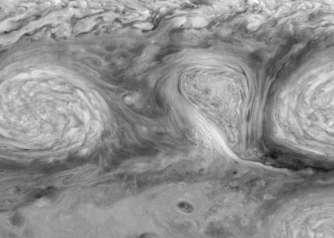
#> input picture images/White_Oval_1.tif, 334 x 238 px
$ python OpenOpticalFlow_PIV_Run_Figures.py
#> lines starting #> are read from the running program, lines starting #| are printed output that depends on the picture
### openopticalflow/correction_illumination.py
import numpy as np
from scipy import ndimage

def correction_illumination(im1: np.ndarray, im2: np.ndarray,
                          window_shifting: list[int], size_average: int) -> tuple[np.ndarray, np.ndarray]:
    """
    Correct illumination differences between two images.

    This function performs two types of illumination correction:
    1. Global correction: Adjusts the overall brightness of the second image to match the first
    2. Local correction: Eliminates local illumination changes using a moving average filter

    Args:
        im1 (np.ndarray): First input image
        im2 (np.ndarray): Second input image
        window_shifting (list or array): Region [x_min, x_max, y_min, y_max] defining the window
                                        for mean intensity calculation
        size_average (int): Size of averaging window kernel. If 0, no local illumination
                           correction is applied

    Returns:
        tuple: (i1, i2) Corrected versions of the input images

    Examples:
        >>> import numpy as np
        >>> img1 = np.ones((100, 100)) * 100  # Bright image
        >>> img2 = np.ones((100, 100)) * 50   # Darker image
        >>> window = [0, 100, 0, 100]  # Full image
        >>> i1, i2 = correction_illumination(img1, img2, window, 0)
        >>> np.mean(i2)  # Should be close to 100 now
        100.0
    """
    # Convert to float if needed
    im1 = im1.astype(float)
    im2 = im2.astype(float)

    i1 = im1.copy()
    i2 = im2.copy()

    # Extract window coordinates
    x3, x4, y3, y4 = window_shifting

    # Adjust overall illumination change
    i1_mean = np.mean(i1[y3:y4, x3:x4])
    i2_mean = np.mean(i2[y3:y4, x3:x4])
    r12 = i1_mean / i2_mean
    i2 = r12 * i2

    # Normalize intensity for i2 to eliminate local illumination changes
    if size_average > 0:
        # Create averaging kernel
        kernel = np.ones((size_average, size_average)) / (size_average * size_average)

        # Apply filtering and calculate difference
        i1_filtered = ndimage.convolve(i1, kernel, mode='reflect')
        i2_filtered = ndimage.convolve(i2, kernel, mode='reflect')
        i12f = i1_filtered - i2_filtered

        # Adjust i2
        i2 = i2 + i12f

    return i1, i2

### openopticalflow/pre_processing_a.py
import numpy as np
from scipy.ndimage import gaussian_filter, zoom
from typing import Tuple

def pre_processing_a(Im1: np.ndarray, Im2: np.ndarray, scale_im: float, size_filter: int) -> Tuple[np.ndarray, np.ndarray]:
    """
    Pre-process images by resizing and applying a Gaussian filter.

    Args:
        Im1 (np.ndarray): First input image.
        Im2 (np.ndarray): Second input image.
        scale_im (float): Scale factor for resizing images.
        size_filter (int): Size of the Gaussian filter for removing random noise.

    Returns:
        Tuple[np.ndarray, np.ndarray]: Pre-processed images Im1 and Im2.
    """
    Im1 = Im1.astype(np.float64)
    Im2 = Im2.astype(np.float64)

    # Resize images
    if scale_im < 1:
        # Use scipy.ndimage.zoom instead of cv2.resize
        # zoom uses a scale factor directly
        Im1 = zoom(Im1, scale_im, order=1)  # order=1 for bilinear interpolation
        Im2 = zoom(Im2, scale_im, order=1)

    # Apply Gaussian filter to images
    # Apply Gaussian filter to images
    sigma = size_filter * 0.62 if size_filter > 1 else size_filter
    Im1 = gaussian_filter(Im1, sigma=sigma)
    Im2 = gaussian_filter(Im2, sigma=sigma)

    return Im1, Im2

### OpenOpticalFlow_PIV_Run_Figures.py
"""
OpenOpticalFlow_PIV_Run_Figures.py

This script runs the OpenOpticalFlow PIV analysis and generates figures similar to those
in the matlab_figures folder for comparison.
"""
import numpy as np
import imageio.v2 as imageio
import matplotlib.pyplot as plt
from scipy.ndimage import zoom
import os
import sys

# Add parent directory to Python path to allow imports from sibling packages
sys.path.append(os.path.dirname(os.path.dirname(os.path.abspath(__file__))))

# Import from openopticalflow package
from openopticalflow.correction_illumination import correction_illumination
from openopticalflow.pre_processing_a import pre_processing_a
from openopticalflow.OpticalFlowPhysics_fun import OpticalFlowPhysics_fun
from openopticalflow.shift_image_fun_refine_1 import shift_image_fun_refine_1
from openopticalflow.vorticity import vorticity
from openopticalflow.invariant2_factor import invariant2_factor
# Import visualization functions if needed
# from openopticalflow.vis_flow import vis_flow, plot_streamlines

# Import PIV analysis functions
from pivSuite.pivAnalyzeImagePair import piv_analyze_image_pair

def run_piv_analysis(image_pair='white_oval'):
    """
    Run the PIV analysis and generate figures.

    Args:
        image_pair (str): Name of the image pair to use. Options:
            - 'vortex_pair': Vortex pair images
            - 'white_oval': White oval images

    Returns:
        dict: Dictionary containing the analysis results
    """
#> called with image_pair = 'white_oval'
    print(f"Running PIV analysis on {image_pair} images...")

    # Create output directory for figures
    output_dir = 'python_figures'
    os.makedirs(output_dir, exist_ok=True)

    # Load Images
    if image_pair == 'vortex_pair':
        try:
            Im1 = imageio.imread('./images/vortex_pair_particles_1.tif')
            Im2 = imageio.imread('./images/vortex_pair_particles_2.tif')
            print("Successfully loaded vortex_pair_particles images")
        except Exception as e:
            print(f"Error loading vortex_pair_particles images: {e}")
            return None
    else:  # Default to white_oval
        try:
            Im1 = imageio.imread('./images/White_Oval_1.tif')
#> Im1 is the input picture: shape (238, 334); min 18, max 254, mean 144.2
            Im2 = imageio.imread('./images/White_Oval_2.tif')
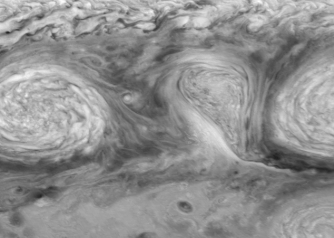
#> input picture images/White_Oval_2.tif, 334 x 238 px
#> Im2 is the input picture: shape (238, 334); min 32, max 252, mean 144.4
            print("Successfully loaded White_Oval images")
        except Exception as e:
            print(f"Error loading White_Oval images: {e}")
            return None

    # Select region of interest
    index_region = 0
    Im1 = Im1.astype(np.float64)
    Im2 = Im2.astype(np.float64)

    if index_region == 1:
        plt.imshow(Im1, cmap='gray')
        plt.axis('image')
        xy = plt.ginput(2)
        plt.close()
        x1, x2 = int(min(xy[0][0], xy[1][0])), int(max(xy[0][0], xy[1][0]))
        y1, y2 = int(min(xy[0][1], xy[1][1])), int(max(xy[0][1], xy[1][1]))
        I1 = Im1[y1:y2, x1:x2]
        I2 = Im2[y1:y2, x1:x2]
    else:
        I1 = Im1
        I2 = Im2

    I1_original = I1.copy()
    I2_original = I2.copy()

    # Set the Parameters for Optical Flow Computation
    lambda_1 = 20
    lambda_2 = 2000
    no_iteration = 1
    scale_im = 1
    size_average = 0
    size_filter = 6

    # Correcting the global and local intensity change in images
    m1, n1 = I1.shape
#> m1 = 238; n1 = 334
    window_shifting = [1, n1, 1, m1]
#> window_shifting = [1, 334, 1, 238]
    I1, I2 = correction_illumination(I1, I2, window_shifting, size_average)
#> in correction_illumination, `i1_mean = np.mean(i1[y3:y4, x3:x4])`: i1_mean = 144.1
#> in correction_illumination, `i2_mean = np.mean(i2[y3:y4, x3:x4])`: i2_mean = 144.2
#> in correction_illumination, `r12 = i1_mean / i2_mean`: r12 = 0.999

    # Cleaning the left and upper edges
    edge_width = 1

    # Pre-processing for reducing random noise
    I1, I2 = pre_processing_a(I1, I2, scale_im, size_filter)
#> in pre_processing_a, `Im1 = gaussian_filter(Im1, sigma=sigma)`:
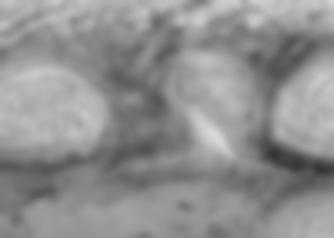
#> Im1: shape (238, 334) float64; min 50.93, max 217, mean 144.2
    I_region1 = I1.copy()
    I_region2 = I2.copy()

    # Figure 1: Original Images
    plt.figure(figsize=(12, 5))
    plt.subplot(121)
    plt.imshow(I1_original, cmap='gray')
    plt.title('First Image')
    plt.colorbar()

    plt.subplot(122)
    plt.imshow(I2_original, cmap='gray')
    plt.title('Second Image')
    plt.colorbar()

    plt.tight_layout()
    plt.savefig(f'{output_dir}/fig1.jpg', dpi=150)
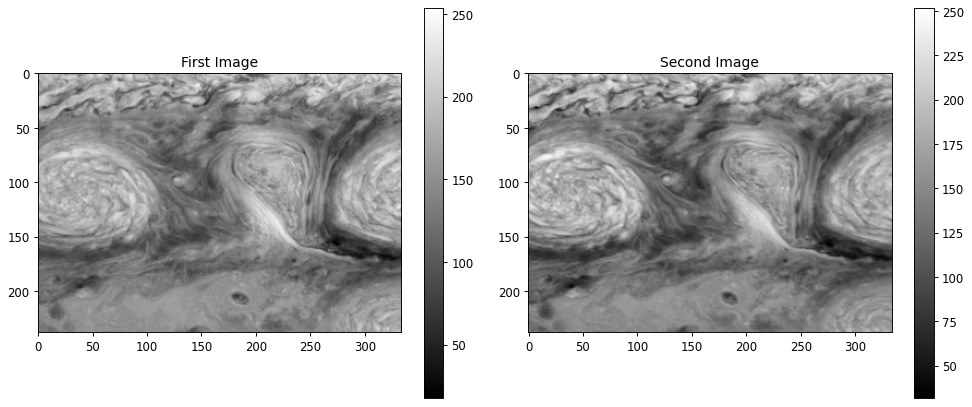
#> figure drawn by matplotlib, 4 panels
    plt.close()

    # Figure 2: Processed Images
    plt.figure(figsize=(12, 5))
    plt.subplot(121)
    plt.imshow(I_region1, cmap='gray')
    plt.title('Processed First Image')
    plt.colorbar()

    plt.subplot(122)
    plt.imshow(I_region2, cmap='gray')
    plt.title('Processed Second Image')
    plt.colorbar()

    plt.tight_layout()
    plt.savefig(f'{output_dir}/fig2.jpg', dpi=150)
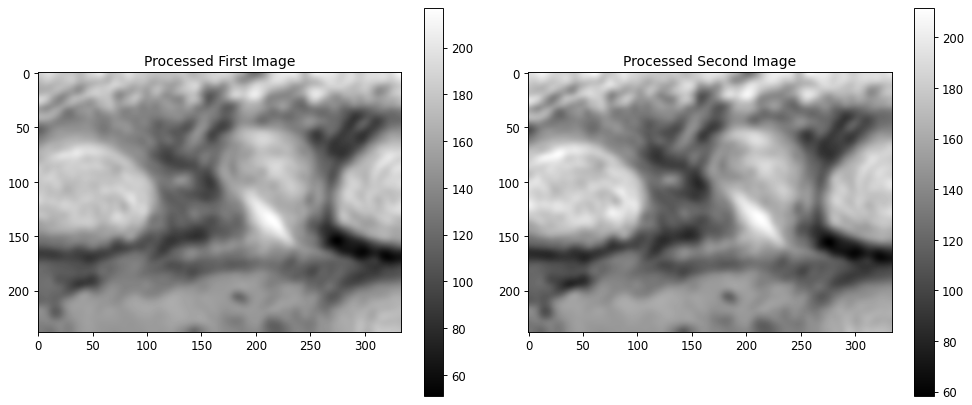
#> figure drawn by matplotlib, 4 panels
    plt.close()

    # Run PIV analysis with coarse grid
    print("Running PIV analysis with coarse grid...")
    pivPar_coarse = {
        'iaSizeX': [64],
        'iaStepX': [32],
        'ccMethod': 'fft'
    }

#> (the run stopped early here; a loop or call above may not have finished)
